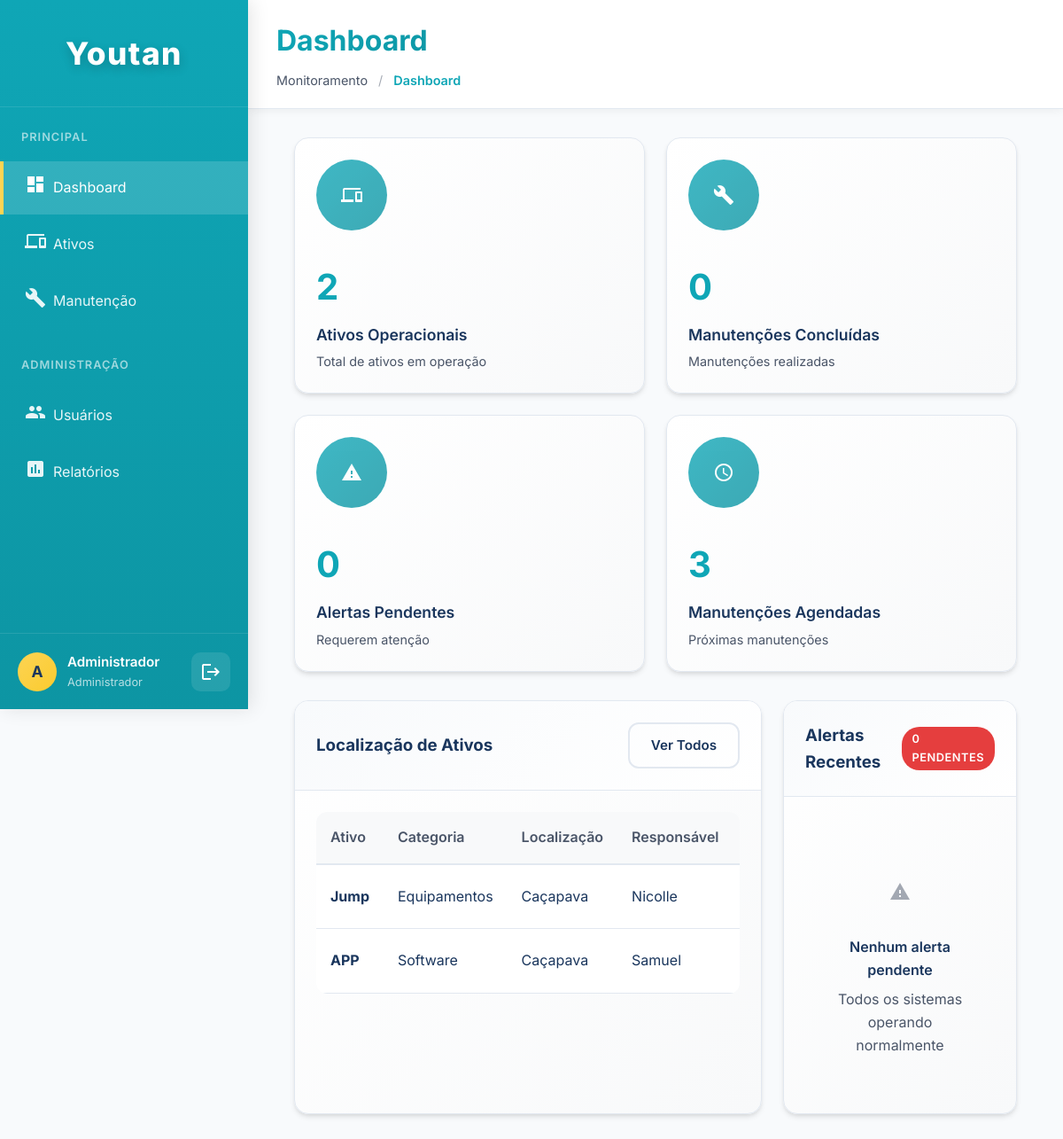
Page /home.php (signed in) on the committed database.
### tables this page shows
CREATE TABLE `ativos` (
  `id` int(11) NOT NULL,
  `nome` varchar(150) NOT NULL,
  `id_categoria` int(11) NOT NULL,
  `valor` decimal(15,2) DEFAULT NULL,
  `data_aquisicao` date DEFAULT NULL,
  `numero_serie` varchar(100) DEFAULT NULL,
  `fabricante` varchar(100) DEFAULT NULL,
  `modelo` varchar(100) DEFAULT NULL,
  `status` enum('operacional','manutencao','descartado') NOT NULL DEFAULT 'operacional',
  `localizacao` varchar(255) NOT NULL,
  `id_usuario_responsavel` int(11) DEFAULT NULL,
  `data_garantia` date DEFAULT NULL,
  `observacoes` text DEFAULT NULL,
  `data_criacao` timestamp NOT NULL DEFAULT current_timestamp()
);

CREATE TABLE `categorias_ativos` (
  `id` int(11) NOT NULL,
  `nome` varchar(100) NOT NULL,
  `descricao` text DEFAULT NULL,
  `data_criacao` timestamp NOT NULL DEFAULT current_timestamp()
);

CREATE TABLE `usuarios` (
  `id` int(11) NOT NULL,
  `nome` varchar(100) NOT NULL,
  `email` varchar(100) NOT NULL,
  `senha` varchar(255) NOT NULL,
  `nivel_permissao` enum('admin','colaborador') NOT NULL DEFAULT 'colaborador',
  `setor` varchar(100) DEFAULT NULL,
  `data_criacao` timestamp NOT NULL DEFAULT current_timestamp(),
  `ativo` tinyint(1) DEFAULT 1
);

### home.php (the view, shortened to what this page needs)
<?php
require_once 'includes/db.php';
$total_ativos = 0;
$total_manutencoes = 0;
$total_alertas = 0;
$total_manutencoes_agendadas = 0;
try {
    $stmt_ativos = $conn->query("SELECT COUNT(id) FROM ativos WHERE status != 'descartado'");
    $total_ativos = $stmt_ativos->fetchColumn();
    $stmt_manut = $conn->query("SELECT COUNT(id) FROM manutencoes WHERE status = 'concluida'");
    $total_manutencoes = $stmt_manut->fetchColumn();
    $stmt_alertas = $conn->query("SELECT COUNT(id) FROM alertas WHERE status = 'pendente'");
    $total_alertas = $stmt_alertas->fetchColumn();
    $stmt_manut_agendadas = $conn->query("SELECT COUNT(id) FROM manutencoes WHERE status = 'agendada'");
    $total_manutencoes_agendadas = $stmt_manut_agendadas->fetchColumn();
    $ativos_recentes = $conn->query("
        SELECT a.nome, c.nome as categoria, a.localizacao, a.status,
            u.nome as nome_responsavel
        FROM ativos a
        LEFT JOIN categorias_ativos c ON a.id_categoria = c.id
        LEFT JOIN usuarios u ON a.id_usuario_responsavel = u.id
        WHERE a.status != 'descartado'
        ORDER BY a.data_criacao DESC
        LIMIT 8
    ")->fetchAll();
    $alertas_recentes = $conn->query("
        SELECT a.tipo, a.titulo, a.descricao, a.severidade, a.data_criacao,
            atv.nome as nome_ativo,
            m.id as id_manutencao
        FROM alertas a
        LEFT JOIN ativos atv ON a.id_ativo = atv.id
        LEFT JOIN manutencoes m ON a.id_manutencao = m.id
        WHERE a.status = 'pendente'
        ORDER BY
            CASE a.severidade
                WHEN 'critica' THEN 1
                WHEN 'alta' THEN 2
                WHEN 'media' THEN 3
                ELSE 4
            END,
            a.data_criacao DESC
        LIMIT 5
    ")->fetchAll();
} catch (PDOException $e) {
    $erro_dashboard = "Não foi possível carregar os indicadores: " . $e->getMessage();
}
include 'includes/header.php';
?>
<div class="container">
    <div class="kpi-grid">
        <div class="card animate-fadeIn">
            <div class="card-body">
                <div class="kpi-header">
                    <div class="kpi-icon">
                        <i class="icons icon-assets"></i>
                    </div>
                </div>
                <div class="kpi-value"><?php echo $total_ativos; ?></div>
                <div class="kpi-label">Ativos Operacionais</div>
                <div class="kpi-description">Total de ativos em operação</div>
            </div>
        </div>
        <div class="card animate-fadeIn">
            <div class="card-body">
                <div class="kpi-header">
                    <div class="kpi-icon">
                        <i class="icons icon-maintenance"></i>
                    </div>
                </div>
                <div class="kpi-value"><?php echo $total_manutencoes; ?></div>
                <div class="kpi-label">Manutenções Concluídas</div>
                <div class="kpi-description">Manutenções realizadas</div>
            </div>
        </div>
        <div class="card animate-fadeIn">
            <div class="card-body">
                <div class="kpi-header">
                    <div class="kpi-icon">
                        <i class="icons icon-alerts"></i>
                    </div>
                </div>
                <div class="kpi-value"><?php echo $total_alertas; ?></div>
                <div class="kpi-label">Alertas Pendentes</div>
                <div class="kpi-description">Requerem atenção</div>
            </div>
        </div>
        <div class="card animate-fadeIn">
            <div class="card-body">
                <div class="kpi-header">
                    <div class="kpi-icon">
                        <i class="icons icon-scheduled"></i>
                    </div>
                </div>
                <div class="kpi-value"><?php echo $total_manutencoes_agendadas; ?></div>
                <div class="kpi-label">Manutenções Agendadas</div>
                <div class="kpi-description">Próximas manutenções</div>
            </div>
        </div>
    </div>
    <div class="content-grid">
        <div class="card animate-fadeIn">
            <div class="card-header">
                <h3>Localização de Ativos</h3>
                <a href="assets.php" class="btn btn-outline">Ver Todos</a>
            </div>
            <div class="card-body">
                <div class="table-responsive">
                    <table class="data-table">
                        <thead>
                            <tr>
                                <th>Ativo</th>
                                <th>Categoria</th>
                                <th>Localização</th>
                                <th>Responsável</th>
                                <th>Status</th>
                            </tr>
                        </thead>
                        <tbody>
                            <?php if (empty($ativos_recentes)): ?>
                                <tr>
                                    <td colspan="5" class="empty-state">
                                        <div class="empty-icon">
                                            <i class="icons icon-assets"></i>
                                        </div>
                                        <h4>Nenhum ativo cadastrado</h4>
                                        <p>Comece cadastrando seu primeiro ativo</p>
                                    </td>
                                </tr>
                            <?php else: ?>
                                <?php foreach ($ativos_recentes as $ativo): ?>
                                    <tr>
                                        <td><strong><?php echo htmlspecialchars($ativo['nome']); ?></strong></td>
                                        <td><?php echo htmlspecialchars($ativo['categoria']); ?></td>
                                        <td><?php echo htmlspecialchars($ativo['localizacao']); ?></td>
                                        <td><?php echo htmlspecialchars($ativo['nome_responsavel'] ?? 'Não atribuído'); ?></td>
                                        <td>
                                        </td>
                                    </tr>
                                <?php endforeach; ?>
                            <?php endif; ?>
                        </tbody>
                    </table>
                </div>
            </div>
        </div>
        <div class="card animate-fadeIn">
            <div class="card-header">
                <h3>Alertas Recentes</h3>
                <span class="badge badge-error"><?php echo $total_alertas; ?> pendentes</span>
            </div>
            <div class="card-body">
                <?php if (empty($alertas_recentes)): ?>
                    <div class="empty-state">
                        <div class="empty-icon">
                            <i class="icons icon-alerts"></i>
                        </div>
                        <h4>Nenhum alerta pendente</h4>
                        <p>Todos os sistemas operando normalmente</p>
                    </div>
                <?php endif; ?>
            </div>
        </div>
    </div>
</div>
<?php
include 'includes/footer.php';
?>

### css/global.css (style rules this page uses)
:root { --cor-primaria: #0fa6b6; --cor-secundaria: #fcd454; --cor-terciaria: #d4ec7c; --cor-quaternaria: #74c1a0; --cor-fundo: #f8fafc; --cor-fundo-auth: #f8f9fa; --cor-fundo-card: #ffffff; --cor-texto: #1a365d; --cor-texto-secundario: #4a5568; --cor-borda: #e2e8f0; --cor-erro: #e53e3e; --cor-sucesso: #38a169; --cor-alerta: #d69e2e; --cor-info: #3182ce; --cor-branca: #ffffff; --sombra: 0 4px 6px -1px rgba(0, 0, 0, 0.1), 0 2px 4px -1px rgba(0, 0, 0, 0.06); --sombra-hover: 0 20px 25px -5px rgba(0, 0, 0, 0.1), 0 10px 10px -5px rgba(0, 0, 0, 0.04); --gradiente-primario: linear-gradient(135deg, #0fa6b6 0%, #0d95a3 100%); --gradiente-secundario: linear-gradient(135deg, #fcd454 0%, #fbcb2e 100%); }
* { margin: 0; padding: 0; box-sizing: border-box; }
body { font-family: 'Inter', -apple-system, BlinkMacSystemFont, sans-serif; background-color: var(--cor-fundo); color: var(--cor-texto); line-height: 1.6; overflow-x: hidden; }
.container { max-width: 1200px; margin: 0 auto; padding: 0 20px; }
.animate-fadeIn { animation: fadeIn 0.6s ease-out; }
.card { background: var(--cor-fundo-card); border-radius: 16px; box-shadow: var(--sombra); border: 1px solid var(--cor-borda); transition: all 0.3s cubic-bezier(0.4, 0, 0.2, 1); overflow: hidden; animation: fadeIn 0.6s ease-out; }
.card-header { padding: 24px; border-bottom: 1px solid var(--cor-borda); background: linear-gradient(135deg, #f8fafc 0%, #ffffff 100%); display: flex; justify-content: space-between; align-items: center; }
.card-body { padding: 24px; }
.btn { display: inline-flex; align-items: center; gap: 8px; padding: 12px 24px; border: none; border-radius: 12px; font-weight: 600; font-size: 0.95rem; cursor: pointer; transition: all 0.3s cubic-bezier(0.4, 0, 0.2, 1); text-decoration: none; font-family: inherit; position: relative; overflow: hidden; }
.btn::before { content: ''; position: absolute; top: 0; left: -100%; width: 100%; height: 100%; background: linear-gradient(90deg, transparent, rgba(255,255,255,0.3), transparent); transition: left 0.5s; }
.btn-outline { background: transparent; border: 2px solid var(--cor-borda); color: var(--cor-texto); }
.table-responsive { overflow-x: auto; border-radius: 12px; }
.data-table { width: 100%; border-collapse: collapse; background: white; border-radius: 12px; overflow: hidden; }
.data-table th { background: linear-gradient(135deg, #f8fafc 0%, #edf2f7 100%); padding: 16px; text-align: left; font-weight: 600; color: var(--cor-texto); border-bottom: 2px solid var(--cor-borda); position: sticky; top: 0; }
.data-table td { padding: 16px; border-bottom: 1px solid var(--cor-borda); transition: all 0.3s ease; }
.data-table tr { transition: all 0.3s ease; }
.badge { padding: 6px 12px; border-radius: 20px; font-size: 0.8rem; font-weight: 600; text-transform: uppercase; letter-spacing: 0.5px; }
.badge-error { background: var(--cor-erro); color: white; }
.empty-state { text-align: center; padding: 60px 20px; color: var(--cor-texto-secundario); }
.empty-icon { font-size: 4rem; margin-bottom: 16px; opacity: 0.5; }
.empty-state h4 { margin-bottom: 8px; color: var(--cor-texto); font-weight: 600; }

### css/dashboard.css (style rules this page uses)
.kpi-grid { display: grid; grid-template-columns: repeat(auto-fit, minmax(280px, 1fr)); gap: 24px; margin-bottom: 32px; }
.kpi-header { display: flex; justify-content: space-between; align-items: center; margin-bottom: 16px; }
.kpi-icon { font-size: 2rem; opacity: 0.8; }
.kpi-value { font-size: 2.5rem; font-weight: 700; color: var(--cor-primaria); margin-bottom: 8px; }
.kpi-label { font-size: 1.1rem; font-weight: 600; color: var(--cor-texto); margin-bottom: 4px; }
.kpi-description { font-size: 0.9rem; color: var(--cor-texto-secundario); }
.content-grid { display: grid; grid-template-columns: 2fr 1fr; gap: 24px; }
.table-responsive { overflow-x: auto; }
.data-table { width: 100%; border-collapse: collapse; }
.data-table th { background: #f8f9fa; padding: 16px; text-align: left; font-weight: 600; color: var(--cor-texto-secundario); border-bottom: 2px solid var(--cor-borda); }
.data-table td { padding: 16px; border-bottom: 1px solid var(--cor-borda); }
.badge { padding: 4px 12px; border-radius: 20px; font-size: 0.8rem; font-weight: 600; }
.badge-error { background: var(--cor-erro); color: white; }
.empty-state { text-align: center; padding: 40px 20px; color: var(--cor-texto-secundario); }
.empty-icon { font-size: 3rem; margin-bottom: 16px; opacity: 0.5; }

### rows in the picture
ativos: nome "Jump", id_categoria.nome "Equipamentos", localizacao "Caçapava", id_usuario_responsavel.nome "Nicolle"
ativos: nome "APP", id_categoria.nome "Software", localizacao "Caçapava", id_usuario_responsavel.nome "Samuel"

### other values in the picture
substr($_SESSION['user_name'] ?? 'U', 0, 1) "A"
$_SESSION['user_name'] "Administrador"
$page_title "Dashboard"
$total_ativos "2"
$total_manutencoes "0"
$total_alertas "0"
$total_manutencoes_agendadas "3"
